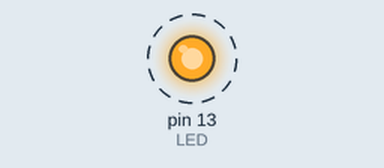
Recording of a sketch running on a simulated Arduino Uno, built with avr-gcc and run on an emulated ATmega328P. On the bench: output pins drawn as LEDs (lit = HIGH). Dashed ring = blinking.

Above: at 0.5 s.
Timing chart, 0 to 4.6 s (numbered marks = the images above):
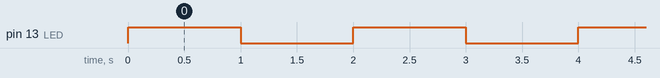

Measured:
- by itself, pin 13 (LED): alternates HIGH for 1.0 s and LOW for 1.0 s

The sketch:

Arduino_P8.ino
```cpp
//izquierda
//derecha
//centro ->> A0

// Tierra / 5V van de manera intercambiable en izquierda o derecha

//Pin Digital -> Arduino UNO: 0 al 13.
//El Pin 0 y 1, no se pueden utilizar como puertos digitales cuando se utilizara comunicacion serial

int LED = 13; //Arduino cuenta con un LED integrado en el Pin 13 que puede ser utilizado para pruebas

int valor;

void setup() {
  // put your setup code here, to run once:
  pinMode(LED, OUTPUT); //Se debe establecer el modo de trabajo del Pin Digital

  Serial.begin(9600); //UART
  //9600 baudios

  Serial.setTimeout(100);//ms
}


void loop() {
  // put your main code here, to run repeatedly:

  digitalWrite(LED, HIGH);
  delay(1000);
  digitalWrite(LED, LOW);
  delay(1000);

}
```
